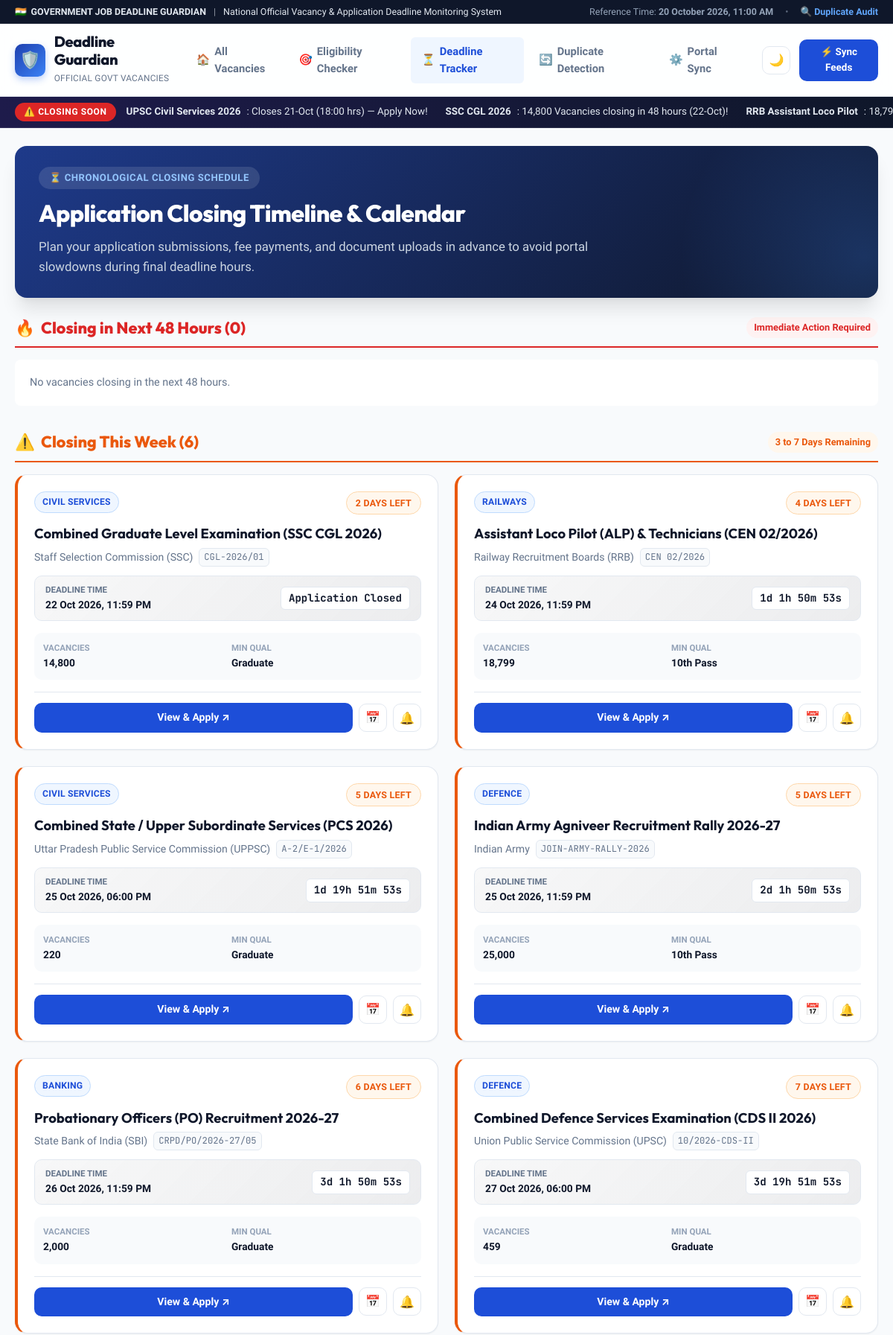
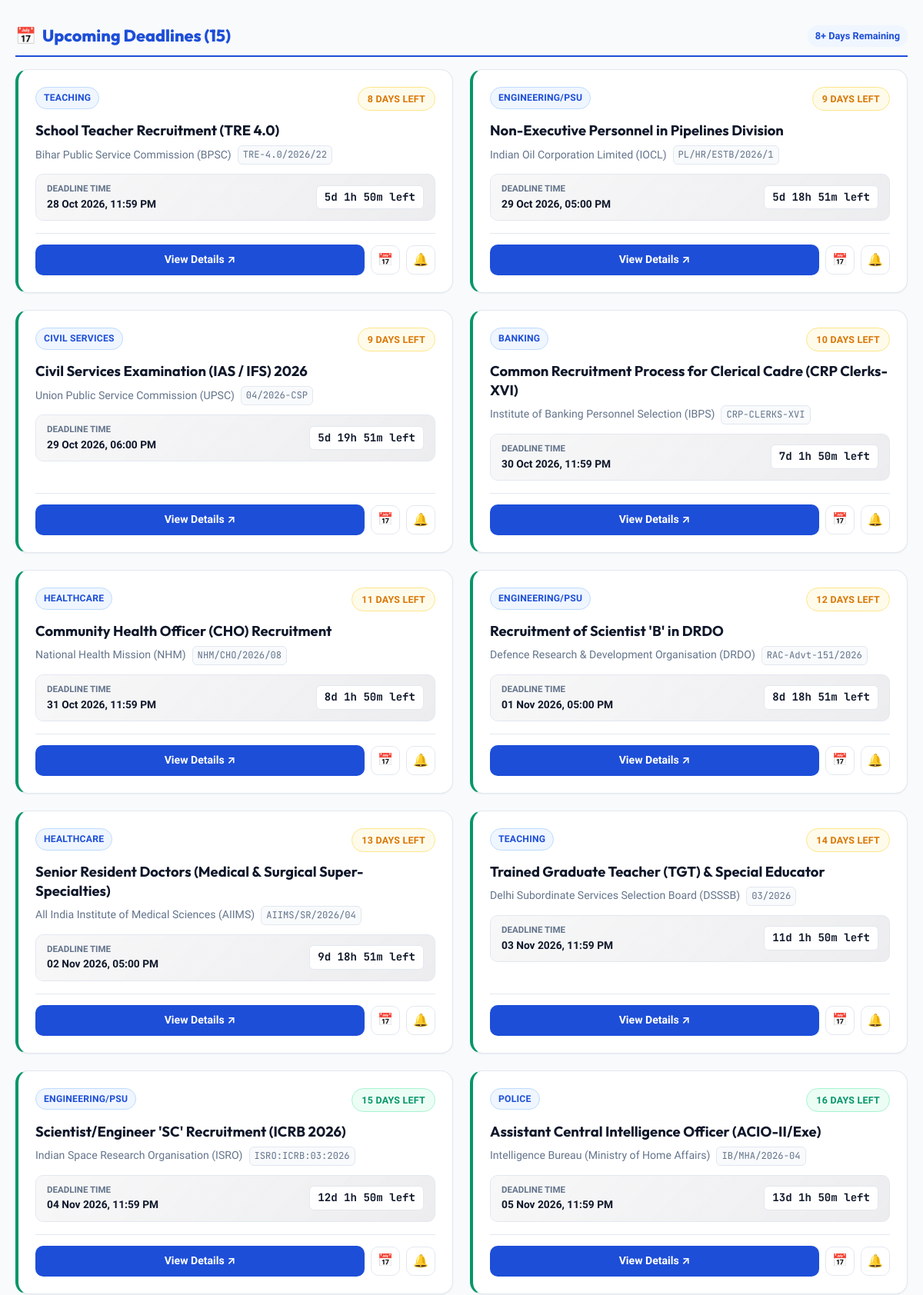
The page /deadlines (upper part) on the database its author committed (2 pictures, top to bottom).
### tables this page shows
CREATE TABLE jobs (
        id INTEGER PRIMARY KEY AUTOINCREMENT,
        hash_fingerprint TEXT UNIQUE NOT NULL,
        title TEXT NOT NULL,
        organization TEXT NOT NULL,
        advt_no TEXT NOT NULL,
        category TEXT NOT NULL,
        state TEXT NOT NULL,
        vacancies INTEGER NOT NULL DEFAULT 1,
        salary_pay TEXT,
        min_age INTEGER NOT NULL DEFAULT 18,
        max_age INTEGER NOT NULL DEFAULT 35,
        min_qualification TEXT NOT NULL,
        qualification_details TEXT,
        stream_specialization TEXT DEFAULT 'Any',
        age_relaxation_json TEXT,
        application_start TEXT,
        deadline TEXT NOT NULL,
        original_deadline TEXT,
        is_extended INTEGER DEFAULT 0,
        corrigendum_note TEXT,
        application_fee TEXT,
        official_notification_url TEXT NOT NULL,
        official_apply_url TEXT NOT NULL,
        source_portal TEXT NOT NULL,
        is_verified INTEGER DEFAULT 1,
        created_at TEXT NOT NULL,
        updated_at TEXT NOT NULL
    );

### app.py (the view)
@app.route('/deadlines')
def deadline_tracker_page():
    conn = get_db_connection()
    cursor = conn.cursor()
    cursor.execute("SELECT * FROM jobs ORDER BY deadline ASC")
    raw_jobs = cursor.fetchall()
    conn.close()
    enriched = [enrich_job_with_deadline_meta(j) for j in raw_jobs]
    buckets = {
        "closing_48h": [],
        "this_week": [],
        "next_week": [],
        "later": [],
        "expired": []
    }
    for j in enriched:
        if j['is_closed']:
            buckets["expired"].append(j)
        elif j['time_remaining_seconds'] <= 86400 * 2:
            buckets["closing_48h"].append(j)
        elif j['days_remaining'] <= 7:
            buckets["this_week"].append(j)
        elif j['days_remaining'] <= 14:
            buckets["next_week"].append(j)
        else:
            buckets["later"].append(j)
    return render_template('deadline_tracker.html', buckets=buckets, all_jobs=enriched)

### app.py (called while the page is built)
def get_current_system_time():
    return datetime(2026, 10, 20, 11, 0, 0)

def parse_deadline(deadline_str):
    try:
        return datetime.strptime(deadline_str, "%Y-%m-%d %H:%M:%S")
    except Exception:
        try:
            return datetime.strptime(deadline_str[:10], "%Y-%m-%d")
        except Exception:
            return datetime.now() + timedelta(days=7)

@app.context_processor
def inject_global_data():
    now = get_current_system_time()
    return {
        "current_time_str": now.strftime("%d %B %Y, %I:%M %p"),
        "current_year": 2026
    }

### database.py (called while the page is built, shortened)
def get_db_path():
    return ORIGINAL_DB_PATH

def get_db_connection():
    conn = sqlite3.connect(get_db_path())
    conn.row_factory = sqlite3.Row
    return conn

### templates/deadline_tracker.html (shortened to what this page needs)
{% extends "base.html" %}
{% block content %}
<div class="hero-section" style="padding: 28px 32px; margin-bottom: 24px;">
  <div class="hero-content">
    <div class="hero-tagline">
      <span>⏳ Chronological Closing Schedule</span>
    </div>
    <h2 class="hero-title" style="font-size: 2rem;">
      Application Closing Timeline & Calendar
    </h2>
    <p class="hero-desc" style="margin-bottom: 0;">
      Plan your application submissions, fee payments, and document uploads in advance to avoid portal slowdowns during final deadline hours.
    </p>
  </div>
</div>
<section style="margin-bottom: 32px;" id="section-48h">
  <div style="display: flex; align-items: center; justify-content: space-between; margin-bottom: 16px; border-bottom: 2px solid var(--critical); padding-bottom: 8px;">
    <h3 style="font-family: var(--font-display); font-size: 1.35rem; font-weight: 800; color: var(--critical); display: flex; align-items: center; gap: 8px;">
      <span>🔥</span> Closing in Next 48 Hours ({{ buckets.closing_48h|length }})
    </h3>
    <span style="font-size: 0.8rem; background: var(--critical-bg); color: var(--critical); padding: 4px 10px; border-radius: 20px; font-weight: 700;">
      Immediate Action Required
    </span>
  </div>
  <div class="jobs-grid">
    {% if buckets.closing_48h %}
      {% for job in buckets.closing_48h %}
        <div class="job-card" style="border-left: 4px solid var(--critical);">
          <div class="job-card-top">
            <span class="dept-pill">{{ job.category }}</span>
            <span class="urgency-badge urgency-critical">
              {{ job.urgency_label }}
            </span>
          </div>
          <a href="{{ url_for('job_detail', job_id=job.id) }}" class="job-title-link">{{ job.title }}</a>
          <div class="job-org-meta">
            <span>{{ job.organization }}</span>
            <span class="advt-tag">{{ job.advt_no }}</span>
          </div>
          <div class="deadline-countdown-box">
            <div class="deadline-text-group">
              <span class="deadline-label">Deadline Time</span>
              <span class="deadline-date-val" style="color: var(--critical);">{{ job.deadline_formatted }}</span>
            </div>
            <div class="timer-digits-box timer-critical" data-deadline="{{ job.deadline }}">
              {{ job.countdown_text }}
            </div>
          </div>
          <div class="job-specs-grid">
            <div class="spec-item">
              <span class="spec-title">Vacancies</span>
              <span class="spec-value">{{ "{:,}".format(job.vacancies) }}</span>
            </div>
            <div class="spec-item">
              <span class="spec-title">Fee</span>
              <span class="spec-value">{{ job.application_fee.split('(')[0] }}</span>
            </div>
          </div>
          <div class="card-actions-row">
            <a href="{{ job.official_apply_url }}" target="_blank" rel="noopener noreferrer" class="btn-primary-apply" style="background: var(--critical);">
              Apply on Portal ↗
            </a>
            <a href="{{ url_for('download_calendar', job_id=job.id) }}" class="btn-icon-only" title="Export .ICS Calendar">
              📅
            </a>
            <button class="btn-icon-only" data-open-reminder data-job-id="{{ job.id }}" data-job-title="{{ job.title }}" data-job-deadline="{{ job.deadline }}" title="Set Alert">
              🔔
            </button>
          </div>
        </div>
      {% endfor %}
    {% else %}
      <div style="background: var(--bg-surface); padding: 20px; border-radius: 8px; color: var(--text-muted); font-size: 0.9rem; grid-column: 1/-1;">
        No vacancies closing in the next 48 hours.
      </div>
    {% endif %}
  </div>
</section>
<section style="margin-bottom: 32px;" id="section-this-week">
  <div style="display: flex; align-items: center; justify-content: space-between; margin-bottom: 16px; border-bottom: 2px solid var(--urgent); padding-bottom: 8px;">
    <h3 style="font-family: var(--font-display); font-size: 1.35rem; font-weight: 800; color: var(--urgent); display: flex; align-items: center; gap: 8px;">
      <span>⚠️</span> Closing This Week ({{ buckets.this_week|length }})
    </h3>
    <span style="font-size: 0.8rem; background: var(--urgent-bg); color: var(--urgent); padding: 4px 10px; border-radius: 20px; font-weight: 700;">
      3 to 7 Days Remaining
    </span>
  </div>
  <div class="jobs-grid">
    {% if buckets.this_week %}
      {% for job in buckets.this_week %}
        <div class="job-card" style="border-left: 4px solid var(--urgent);">
          <div class="job-card-top">
            <span class="dept-pill">{{ job.category }}</span>
            <span class="urgency-badge urgency-urgent">
              {{ job.urgency_label }}
            </span>
          </div>
          <a href="{{ url_for('job_detail', job_id=job.id) }}" class="job-title-link">{{ job.title }}</a>
          <div class="job-org-meta">
            <span>{{ job.organization }}</span>
            <span class="advt-tag">{{ job.advt_no }}</span>
          </div>
          <div class="deadline-countdown-box">
            <div class="deadline-text-group">
              <span class="deadline-label">Deadline Time</span>
              <span class="deadline-date-val">{{ job.deadline_formatted }}</span>
            </div>
            <div class="timer-digits-box timer-normal" data-deadline="{{ job.deadline }}">
            </div>
          </div>
          <div class="job-specs-grid">
            <div class="spec-item">
              <span class="spec-title">Vacancies</span>
              <span class="spec-value">{{ "{:,}".format(job.vacancies) }}</span>
            </div>
            <div class="spec-item">
              <span class="spec-title">Min Qual</span>
              <span class="spec-value">{{ job.min_qualification }}</span>
            </div>
          </div>
          <div class="card-actions-row">
            <a href="{{ url_for('job_detail', job_id=job.id) }}" class="btn-primary-apply">
              View & Apply ↗
            </a>
            <a href="{{ url_for('download_calendar', job_id=job.id) }}" class="btn-icon-only" title="Export .ICS">
              📅
            </a>
            <button class="btn-icon-only" data-open-reminder data-job-id="{{ job.id }}" data-job-title="{{ job.title }}" data-job-deadline="{{ job.deadline }}" title="Set Alert">
              🔔
            </button>
          </div>
        </div>
      {% endfor %}
    {% else %}
      <div style="background: var(--bg-surface); padding: 20px; border-radius: 8px; color: var(--text-muted); font-size: 0.9rem; grid-column: 1/-1;">
        No vacancies closing this week.
      </div>
    {% endif %}
  </div>
</section>
<section style="margin-bottom: 32px;" id="section-next-week">
  <div style="display: flex; align-items: center; justify-content: space-between; margin-bottom: 16px; border-bottom: 2px solid var(--primary); padding-bottom: 8px;">
    <h3 style="font-family: var(--font-display); font-size: 1.35rem; font-weight: 800; color: var(--primary); display: flex; align-items: center; gap: 8px;">
      <span>📅</span> Upcoming Deadlines ({{ buckets.next_week|length + buckets.later|length }})
    </h3>
    <span style="font-size: 0.8rem; background: var(--primary-light); color: var(--primary); padding: 4px 10px; border-radius: 20px; font-weight: 700;">
      8+ Days Remaining
    </span>
  </div>
  <div class="jobs-grid">
    {% for job in buckets.next_week + buckets.later %}
      <div class="job-card" style="border-left: 4px solid var(--open);">
        <div class="job-card-top">
          <span class="dept-pill">{{ job.category }}</span>
          <span class="urgency-badge {{ job.urgency_class }}">
            {{ job.urgency_label }}
          </span>
        </div>
        <a href="{{ url_for('job_detail', job_id=job.id) }}" class="job-title-link">{{ job.title }}</a>
        <div class="job-org-meta">
          <span>{{ job.organization }}</span>
          <span class="advt-tag">{{ job.advt_no }}</span>
        </div>
        <div class="deadline-countdown-box">
          <div class="deadline-text-group">
            <span class="deadline-label">Deadline Time</span>
            <span class="deadline-date-val">{{ job.deadline_formatted }}</span>
          </div>
          <div class="timer-digits-box timer-normal" data-deadline="{{ job.deadline }}">
          </div>
        </div>
        <div class="card-actions-row">
          <a href="{{ url_for('job_detail', job_id=job.id) }}" class="btn-primary-apply">
            View Details ↗
          </a>
          <a href="{{ url_for('download_calendar', job_id=job.id) }}" class="btn-icon-only" title="Export .ICS Calendar">
            📅
          </a>
          <button class="btn-icon-only" data-open-reminder data-job-id="{{ job.id }}" data-job-title="{{ job.title }}" data-job-deadline="{{ job.deadline }}" title="Set Alert">
            🔔
          </button>
        </div>
      </div>
    {% endfor %}
  </div>
</section>
{% endblock %}

### rows shown on the page
jobs: category "CIVIL SERVICES", urgency_label "2 DAYS LEFT", title "Combined Graduate Level Examination (SSC CGL 2026)", organization "Staff Selection Commission (SSC)", advt_no "CGL-2026/01", deadline_formatted "22 Oct 2026, 11:59 PM", vacancies "14,800", min_qualification "Graduate"
jobs: category "RAILWAYS", urgency_label "4 DAYS LEFT", title "Assistant Loco Pilot (ALP) & Technicians (CEN 02/2026)", organization "Railway Recruitment Boards (RRB)", advt_no "CEN 02/2026", deadline_formatted "24 Oct 2026, 11:59 PM", vacancies "18,799", min_qualification "10th Pass"
jobs: category "CIVIL SERVICES", urgency_label "5 DAYS LEFT", title "Combined State / Upper Subordinate Services (PCS 2026)", organization "Uttar Pradesh Public Service Commission (UPPSC)", advt_no "A-2/E-1/2026", deadline_formatted "25 Oct 2026, 06:00 PM", vacancies "220", min_qualification "Graduate"
jobs: category "DEFENCE", urgency_label "5 DAYS LEFT", title "Indian Army Agniveer Recruitment Rally 2026-27", organization "Indian Army", advt_no "JOIN-ARMY-RALLY-2026", deadline_formatted "25 Oct 2026, 11:59 PM", vacancies "25,000", min_qualification "10th Pass"
jobs: category "BANKING", urgency_label "6 DAYS LEFT", title "Probationary Officers (PO) Recruitment 2026-27", organization "State Bank of India (SBI)", advt_no "CRPD/PO/2026-27/05", deadline_formatted "26 Oct 2026, 11:59 PM", vacancies "2,000", min_qualification "Graduate"
jobs: category "DEFENCE", urgency_label "7 DAYS LEFT", title "Combined Defence Services Examination (CDS II 2026)", organization "Union Public Service Commission (UPSC)", advt_no "10/2026-CDS-II", deadline_formatted "27 Oct 2026, 06:00 PM", vacancies "459", min_qualification "Graduate"
jobs: category "TEACHING", urgency_label "8 DAYS LEFT", title "School Teacher Recruitment (TRE 4.0)", organization "Bihar Public Service Commission (BPSC)", advt_no "TRE-4.0/2026/22", deadline_formatted "28 Oct 2026, 11:59 PM"
jobs: category "ENGINEERING/PSU", urgency_label "9 DAYS LEFT", title "Non-Executive Personnel in Pipelines Division", organization "Indian Oil Corporation Limited (IOCL)", advt_no "PL/HR/ESTB/2026/1", deadline_formatted "29 Oct 2026, 05:00 PM"
jobs: category "CIVIL SERVICES", urgency_label "9 DAYS LEFT", title "Civil Services Examination (IAS / IFS) 2026", organization "Union Public Service Commission (UPSC)", advt_no "04/2026-CSP", deadline_formatted "29 Oct 2026, 06:00 PM"
jobs: category "BANKING", urgency_label "10 DAYS LEFT", title "Common Recruitment Process for Clerical Cadre (CRP Clerks-XVI)", organization "Institute of Banking Personnel Selection (IBPS)", advt_no "CRP-CLERKS-XVI", deadline_formatted "30 Oct 2026, 11:59 PM"
jobs: category "HEALTHCARE", urgency_label "11 DAYS LEFT", title "Community Health Officer (CHO) Recruitment", organization "National Health Mission (NHM)", advt_no "NHM/CHO/2026/08", deadline_formatted "31 Oct 2026, 11:59 PM"
jobs: category "ENGINEERING/PSU", urgency_label "12 DAYS LEFT", title "Recruitment of Scientist 'B' in DRDO", organization "Defence Research & Development Organisation (DRDO)", advt_no "RAC-Advt-151/2026", deadline_formatted "01 Nov 2026, 05:00 PM"
jobs: category "HEALTHCARE", urgency_label "13 DAYS LEFT", title "Senior Resident Doctors (Medical & Surgical Super-Specialties)", organization "All India Institute of Medical Sciences (AIIMS)", advt_no "AIIMS/SR/2026/04", deadline_formatted "02 Nov 2026, 05:00 PM"
jobs: category "TEACHING", urgency_label "14 DAYS LEFT", title "Trained Graduate Teacher (TGT) & Special Educator", organization "Delhi Subordinate Services Selection Board (DSSSB)", advt_no "03/2026", deadline_formatted "03 Nov 2026, 11:59 PM"
jobs: category "ENGINEERING/PSU", urgency_label "15 DAYS LEFT", title "Scientist/Engineer 'SC' Recruitment (ICRB 2026)", organization "Indian Space Research Organisation (ISRO)", advt_no "ISRO:ICRB:03:2026", deadline_formatted "04 Nov 2026, 11:59 PM"
jobs: category "POLICE", urgency_label "16 DAYS LEFT", title "Assistant Central Intelligence Officer (ACIO-II/Exe)", organization "Intelligence Bureau (Ministry of Home Affairs)", advt_no "IB/MHA/2026-04", deadline_formatted "05 Nov 2026, 11:59 PM"

### other values the page prints
{{ current_time_str }} "20 October 2026, 11:00 AM"
{{ buckets.closing_48h|length }} "0"
{{ buckets.this_week|length }} "6"
{{ buckets.next_week|length + buckets.later|length }} "15"
